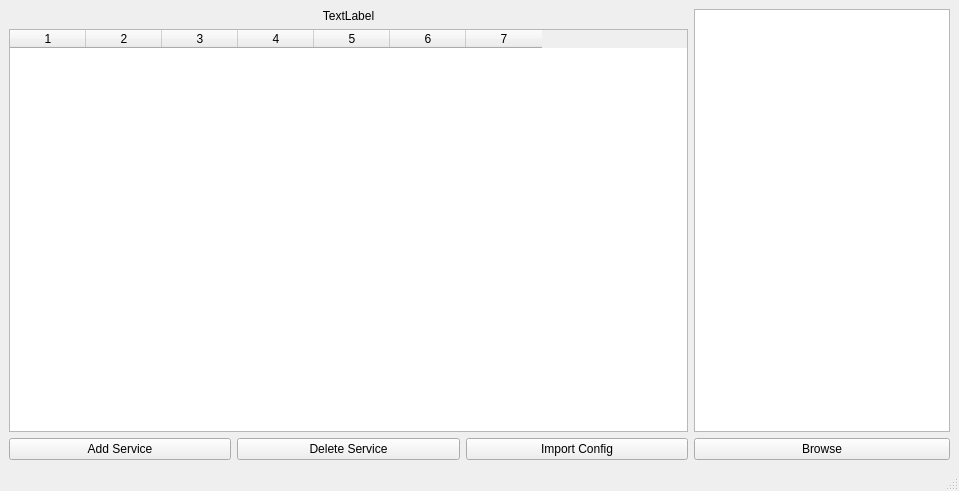
<?xml version="1.0" encoding="UTF-8"?>
<ui version="4.0">
 <class>MainWindow</class>
 <widget class="QMainWindow" name="MainWindow">
  <property name="geometry">
   <rect>
    <x>0</x>
    <y>0</y>
    <width>959</width>
    <height>491</height>
   </rect>
  </property>
  <property name="windowTitle">
   <string>Port Forwarder</string>
  </property>
  <widget class="QWidget" name="centralwidget">
   <layout class="QHBoxLayout" name="horizontalLayout">
    <item>
     <layout class="QVBoxLayout" name="verticalLayout">
      <item>
       <widget class="QLabel" name="label">
        <property name="text">
         <string>TextLabel</string>
        </property>
        <property name="alignment">
         <set>Qt::AlignCenter</set>
        </property>
       </widget>
      </item>
      <item>
       <widget class="QTableWidget" name="tableWidget">
        <property name="showGrid">
         <bool>true</bool>
        </property>
        <property name="gridStyle">
         <enum>Qt::DotLine</enum>
        </property>
        <property name="sortingEnabled">
         <bool>false</bool>
        </property>
        <property name="wordWrap">
         <bool>false</bool>
        </property>
        <property name="cornerButtonEnabled">
         <bool>false</bool>
        </property>
        <property name="rowCount">
         <number>0</number>
        </property>
        <property name="columnCount">
         <number>7</number>
        </property>
        <attribute name="horizontalHeaderVisible">
         <bool>true</bool>
        </attribute>
        <attribute name="horizontalHeaderMinimumSectionSize">
         <number>76</number>
        </attribute>
        <attribute name="horizontalHeaderDefaultSectionSize">
         <number>76</number>
        </attribute>
        <attribute name="horizontalHeaderHighlightSections">
         <bool>true</bool>
        </attribute>
        <attribute name="horizontalHeaderShowSortIndicator" stdset="0">
         <bool>false</bool>
        </attribute>
        <attribute name="horizontalHeaderStretchLastSection">
         <bool>false</bool>
        </attribute>
        <attribute name="verticalHeaderVisible">
         <bool>false</bool>
        </attribute>
        <attribute name="verticalHeaderStretchLastSection">
         <bool>false</bool>
        </attribute>
        <column/>
        <column/>
        <column/>
        <column/>
        <column/>
        <column/>
        <column/>
       </widget>
      </item>
      <item>
       <layout class="QHBoxLayout" name="horizontalLayout_2">
        <item>
         <widget class="QPushButton" name="addService">
          <property name="text">
           <string>Add Service</string>
          </property>
         </widget>
        </item>
        <item>
         <widget class="QPushButton" name="deleteService">
          <property name="text">
           <string>Delete Service</string>
          </property>
         </widget>
        </item>
        <item>
         <widget class="QPushButton" name="importConfig">
          <property name="text">
           <string>Import Config</string>
          </property>
         </widget>
        </item>
       </layout>
      </item>
     </layout>
    </item>
    <item>
     <layout class="QVBoxLayout" name="verticalLayout_3">
      <item>
       <widget class="QTextBrowser" name="textBrowser">
        <property name="sizePolicy">
         <sizepolicy hsizetype="Fixed" vsizetype="Expanding">
          <horstretch>0</horstretch>
          <verstretch>0</verstretch>
         </sizepolicy>
        </property>
       </widget>
      </item>
      <item>
       <widget class="QPushButton" name="browseFile">
        <property name="text">
         <string>Browse</string>
        </property>
       </widget>
      </item>
     </layout>
    </item>
   </layout>
  </widget>
  <widget class="QStatusBar" name="statusbar"/>
  <widget class="QMenuBar" name="menubar">
   <property name="geometry">
    <rect>
     <x>0</x>
     <y>0</y>
     <width>959</width>
     <height>22</height>
    </rect>
   </property>
  </widget>
 </widget>
 <resources/>
 <connections/>
</ui>
